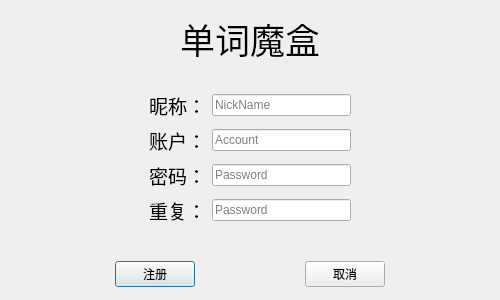
<?xml version="1.0" encoding="UTF-8"?>
<ui version="4.0">
 <class>UserRegistration</class>
 <widget class="QDialog" name="UserRegistration">
  <property name="geometry">
   <rect>
    <x>0</x>
    <y>0</y>
    <width>500</width>
    <height>300</height>
   </rect>
  </property>
  <property name="minimumSize">
   <size>
    <width>500</width>
    <height>300</height>
   </size>
  </property>
  <property name="maximumSize">
   <size>
    <width>500</width>
    <height>300</height>
   </size>
  </property>
  <property name="windowTitle">
   <string>注册</string>
  </property>
  <property name="windowIcon">
   <iconset resource="picture.qrc">
    <normaloff>:/picture/icon/resource/word.png</normaloff>:/picture/icon/resource/word.png</iconset>
  </property>
  <layout class="QVBoxLayout" name="verticalLayout">
   <item>
    <spacer name="verticalSpacer_2">
     <property name="orientation">
      <enum>Qt::Vertical</enum>
     </property>
     <property name="sizeHint" stdset="0">
      <size>
       <width>20</width>
       <height>13</height>
      </size>
     </property>
    </spacer>
   </item>
   <item>
    <layout class="QHBoxLayout" name="horizontalLayout">
     <item>
      <spacer name="horizontalSpacer_12">
       <property name="orientation">
        <enum>Qt::Horizontal</enum>
       </property>
       <property name="sizeHint" stdset="0">
        <size>
         <width>40</width>
         <height>20</height>
        </size>
       </property>
      </spacer>
     </item>
     <item>
      <widget class="QLabel" name="TitleLabel">
       <property name="font">
        <font>
         <family>荆南麦圆体</family>
         <pointsize>26</pointsize>
        </font>
       </property>
       <property name="text">
        <string>单词魔盒</string>
       </property>
      </widget>
     </item>
     <item>
      <spacer name="horizontalSpacer_13">
       <property name="orientation">
        <enum>Qt::Horizontal</enum>
       </property>
       <property name="sizeHint" stdset="0">
        <size>
         <width>40</width>
         <height>20</height>
        </size>
       </property>
      </spacer>
     </item>
    </layout>
   </item>
   <item>
    <spacer name="horizontalSpacer_14">
     <property name="orientation">
      <enum>Qt::Horizontal</enum>
     </property>
     <property name="sizeHint" stdset="0">
      <size>
       <width>40</width>
       <height>20</height>
      </size>
     </property>
    </spacer>
   </item>
   <item>
    <layout class="QHBoxLayout" name="horizontalLayout_2">
     <item>
      <spacer name="horizontalSpacer">
       <property name="orientation">
        <enum>Qt::Horizontal</enum>
       </property>
       <property name="sizeHint" stdset="0">
        <size>
         <width>40</width>
         <height>20</height>
        </size>
       </property>
      </spacer>
     </item>
     <item>
      <widget class="QLabel" name="NickNameLabel">
       <property name="font">
        <font>
         <family>荆南麦圆体</family>
         <pointsize>14</pointsize>
        </font>
       </property>
       <property name="text">
        <string>昵称：</string>
       </property>
      </widget>
     </item>
     <item>
      <widget class="QLineEdit" name="NickNameLineEdit">
       <property name="placeholderText">
        <string>NickName</string>
       </property>
      </widget>
     </item>
     <item>
      <spacer name="horizontalSpacer_4">
       <property name="orientation">
        <enum>Qt::Horizontal</enum>
       </property>
       <property name="sizeHint" stdset="0">
        <size>
         <width>40</width>
         <height>20</height>
        </size>
       </property>
      </spacer>
     </item>
    </layout>
   </item>
   <item>
    <layout class="QHBoxLayout" name="horizontalLayout_3">
     <item>
      <spacer name="horizontalSpacer_2">
       <property name="orientation">
        <enum>Qt::Horizontal</enum>
       </property>
       <property name="sizeHint" stdset="0">
        <size>
         <width>40</width>
         <height>20</height>
        </size>
       </property>
      </spacer>
     </item>
     <item>
      <widget class="QLabel" name="AccountLabel">
       <property name="font">
        <font>
         <family>荆南麦圆体</family>
         <pointsize>14</pointsize>
        </font>
       </property>
       <property name="text">
        <string>账户：</string>
       </property>
      </widget>
     </item>
     <item>
      <widget class="QLineEdit" name="AccountLineEdit">
       <property name="placeholderText">
        <string>Account</string>
       </property>
      </widget>
     </item>
     <item>
      <spacer name="horizontalSpacer_5">
       <property name="orientation">
        <enum>Qt::Horizontal</enum>
       </property>
       <property name="sizeHint" stdset="0">
        <size>
         <width>40</width>
         <height>20</height>
        </size>
       </property>
      </spacer>
     </item>
    </layout>
   </item>
   <item>
    <layout class="QHBoxLayout" name="horizontalLayout_4">
     <item>
      <spacer name="horizontalSpacer_3">
       <property name="orientation">
        <enum>Qt::Horizontal</enum>
       </property>
       <property name="sizeHint" stdset="0">
        <size>
         <width>40</width>
         <height>20</height>
        </size>
       </property>
      </spacer>
     </item>
     <item>
      <widget class="QLabel" name="PasswordLabel">
       <property name="font">
        <font>
         <family>荆南麦圆体</family>
         <pointsize>14</pointsize>
        </font>
       </property>
       <property name="text">
        <string>密码：</string>
       </property>
      </widget>
     </item>
     <item>
      <widget class="QLineEdit" name="PasswordLineEdit">
       <property name="text">
        <string/>
       </property>
       <property name="maxLength">
        <number>12</number>
       </property>
       <property name="echoMode">
        <enum>QLineEdit::Password</enum>
       </property>
       <property name="placeholderText">
        <string>Password</string>
       </property>
      </widget>
     </item>
     <item>
      <spacer name="horizontalSpacer_6">
       <property name="orientation">
        <enum>Qt::Horizontal</enum>
       </property>
       <property name="sizeHint" stdset="0">
        <size>
         <width>40</width>
         <height>20</height>
        </size>
       </property>
      </spacer>
     </item>
    </layout>
   </item>
   <item>
    <layout class="QHBoxLayout" name="horizontalLayout_5">
     <item>
      <spacer name="horizontalSpacer_11">
       <property name="orientation">
        <enum>Qt::Horizontal</enum>
       </property>
       <property name="sizeHint" stdset="0">
        <size>
         <width>40</width>
         <height>20</height>
        </size>
       </property>
      </spacer>
     </item>
     <item>
      <widget class="QLabel" name="CheckPasswordLabel">
       <property name="font">
        <font>
         <family>荆南麦圆体</family>
         <pointsize>14</pointsize>
        </font>
       </property>
       <property name="text">
        <string>重复：</string>
       </property>
      </widget>
     </item>
     <item>
      <widget class="QLineEdit" name="CheckPasswordLineEdit">
       <property name="text">
        <string/>
       </property>
       <property name="maxLength">
        <number>12</number>
       </property>
       <property name="echoMode">
        <enum>QLineEdit::Password</enum>
       </property>
       <property name="placeholderText">
        <string>Password</string>
       </property>
      </widget>
     </item>
     <item>
      <spacer name="horizontalSpacer_7">
       <property name="orientation">
        <enum>Qt::Horizontal</enum>
       </property>
       <property name="sizeHint" stdset="0">
        <size>
         <width>40</width>
         <height>20</height>
        </size>
       </property>
      </spacer>
     </item>
    </layout>
   </item>
   <item>
    <spacer name="verticalSpacer_3">
     <property name="orientation">
      <enum>Qt::Vertical</enum>
     </property>
     <property name="sizeHint" stdset="0">
      <size>
       <width>20</width>
       <height>40</height>
      </size>
     </property>
    </spacer>
   </item>
   <item>
    <layout class="QHBoxLayout" name="horizontalLayout_6">
     <item>
      <spacer name="horizontalSpacer_9">
       <property name="orientation">
        <enum>Qt::Horizontal</enum>
       </property>
       <property name="sizeHint" stdset="0">
        <size>
         <width>40</width>
         <height>20</height>
        </size>
       </property>
      </spacer>
     </item>
     <item>
      <widget class="QPushButton" name="pushButton">
       <property name="text">
        <string>注册</string>
       </property>
      </widget>
     </item>
     <item>
      <spacer name="horizontalSpacer_8">
       <property name="orientation">
        <enum>Qt::Horizontal</enum>
       </property>
       <property name="sizeHint" stdset="0">
        <size>
         <width>40</width>
         <height>20</height>
        </size>
       </property>
      </spacer>
     </item>
     <item>
      <widget class="QPushButton" name="pushButton_2">
       <property name="text">
        <string>取消</string>
       </property>
      </widget>
     </item>
     <item>
      <spacer name="horizontalSpacer_10">
       <property name="orientation">
        <enum>Qt::Horizontal</enum>
       </property>
       <property name="sizeHint" stdset="0">
        <size>
         <width>40</width>
         <height>20</height>
        </size>
       </property>
      </spacer>
     </item>
    </layout>
   </item>
   <item>
    <spacer name="verticalSpacer">
     <property name="orientation">
      <enum>Qt::Vertical</enum>
     </property>
     <property name="sizeHint" stdset="0">
      <size>
       <width>20</width>
       <height>13</height>
      </size>
     </property>
    </spacer>
   </item>
  </layout>
 </widget>
 <resources>
  <include location="picture.qrc"/>
 </resources>
 <connections/>
</ui>
